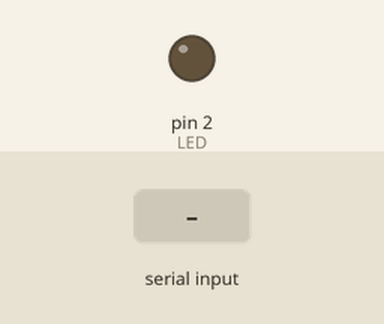
This sketch was run on a simulated Arduino Uno, built with avr-gcc and run on an emulated ATmega328P. Shown: output pins drawn as LEDs (lit = HIGH). The test bench sets the inputs (shaded band). What the sketch prints to the serial monitor is not drawn.

Above: at 1.2 s.
1.3 s: "y" received over Serial
At 2.5 s:
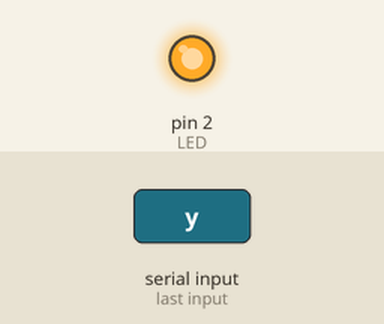
2.8 s: "n" received over Serial
At 3.8 s:
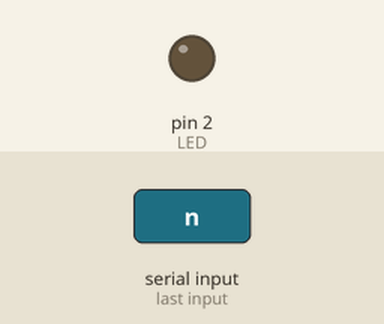
Timing chart, 0 to 5.8 s (numbered marks = the images above; inputs shaded):
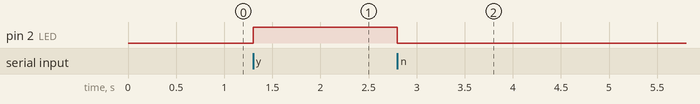

Measured:
- after the input at 1.3 s, pin 2 (LED): LOW → HIGH at once
- after the input at 2.8 s, pin 2 (LED): HIGH → LOW at once

The sketch:

serial_light.ino
```cpp
#define LED 2

void setup() {
  Serial.begin(57600);
  Serial.print("\r\nStart");


  pinMode(LED, OUTPUT);
  // Turn it off for now.
  digitalWrite(LED, LOW);
}

int incomingByte = 0;
void loop() {
  // Check if there's a serial message waiting.
  if (Serial.available() > 0) {
    // If there is, read the incoming byte.
    incomingByte = Serial.read();
    if (incomingByte == 'y') {
      digitalWrite(LED, HIGH);
    } else if (incomingByte == 'n') {
      digitalWrite(LED, LOW);
    }
    Serial.write(incomingByte);
  }
}
```
